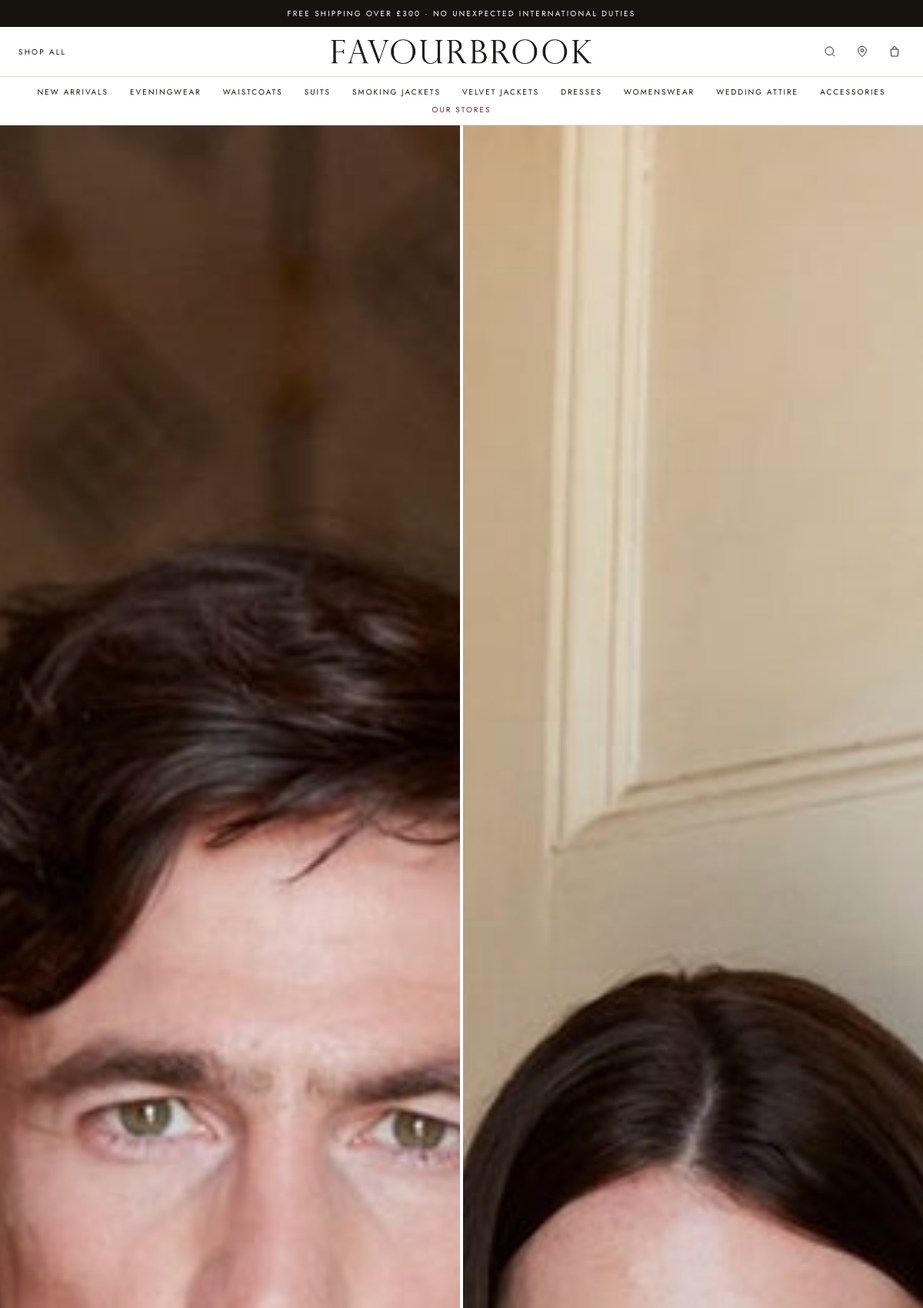
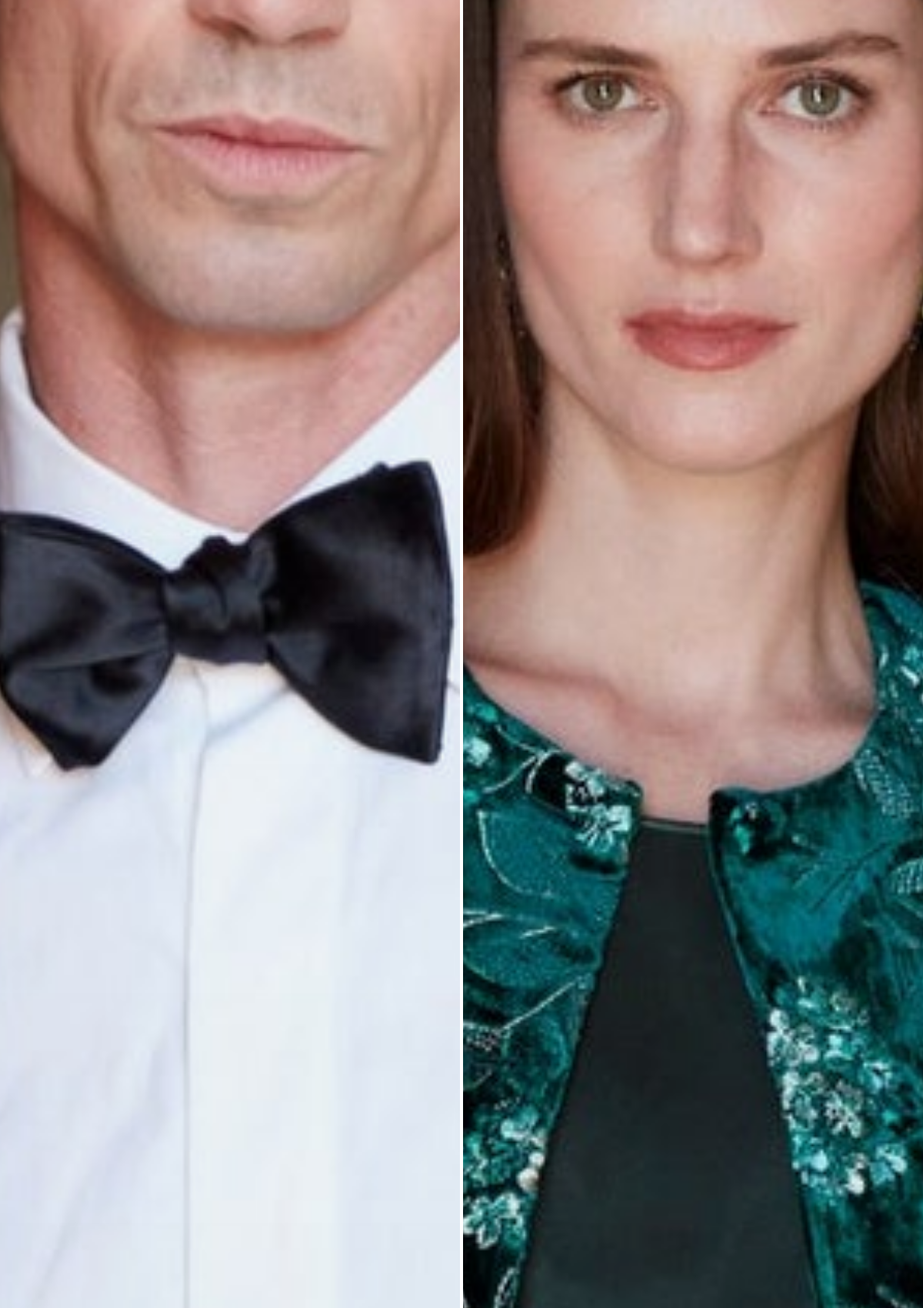
The page / (upper part) on the database its author committed (2 pictures, top to bottom).
### core/models.py (models this page shows, shortened)
class SiteSettings(models.Model):
    brand_name = models.CharField(max_length=120, default="Favourbrook")
    tagline = models.CharField(max_length=120, default="Piccadilly Arcade, London")
    logo = models.ImageField(upload_to="home/", blank=True, help_text="Dark logo for light backgrounds.")
    logo_white = models.ImageField(upload_to="home/", blank=True, help_text="White logo for the footer.")
    announcement = models.CharField(max_length=160, default="Free shipping over £300 · No unexpected international duties")
    currency_symbol = models.CharField(max_length=4, default="£")
    email = models.EmailField(default="customerservices@favourbrook.com")
    phone = models.CharField(max_length=40, default="+44 (0)20 7493 5464")
    address = models.CharField(max_length=200, default="18-19 Piccadilly Arcade, London SW1Y 6NH")
    instagram_url = models.URLField(blank=True, default="https://www.instagram.com/favourbrook")
    facebook_url = models.URLField(blank=True, default="https://www.facebook.com/favourbrook")
    pinterest_url = models.URLField(blank=True, default="https://www.pinterest.com/favourbrook")
    about_text = models.TextField(default="Favourbrook perfectly craft made-to-measure menswear and womenswear from our flagship store at 18-19 Piccadilly Arcade, London. Discover waistcoats, eveningwear and occasionwear, handmade in the UK.")
    newsletter_heading = models.CharField(max_length=80, default="Stay in touch.")
    newsletter_text = models.CharField(max_length=200, default="Be the first to know about new collections, private events and seasonal edits.")
    footer_note = models.CharField(max_length=160, default="© Favourbrook 2026. All rights reserved.")
    class Meta:
        verbose_name_plural = "Site settings"
    @classmethod
    def load(cls):
        obj, _ = cls.objects.get_or_create(pk=1)
        return obj

class Category(models.Model):
    name = models.CharField(max_length=120)
    slug = models.SlugField(max_length=140, unique=True)
    intro = models.TextField(blank=True)
    show_in_nav = models.BooleanField(default=False)
    nav_order = models.PositiveIntegerField(default=0)
    class Meta:
        ordering = ["nav_order", "name"]
        verbose_name_plural = "Categories"

class HeroPanel(models.Model):
    kicker = models.CharField(max_length=80, default="Autumn/Winter '26")
    title = models.CharField(max_length=120)
    image = models.ImageField(upload_to="home/")
    link = models.CharField(max_length=200)
    button_label = models.CharField(max_length=40, default="Shop Now")
    order = models.PositiveIntegerField(default=0)
    is_active = models.BooleanField(default=True)
    class Meta:
        ordering = ["order", "id"]

### core/views.py (the view)
# urls.py: path("", views.home, name="home"),
def home(request):
    context = {
        "panels": HeroPanel.objects.filter(is_active=True),
        "rows": ProductRow.objects.filter(is_active=True).select_related("collection"),
        "editorials": EditorialCard.objects.filter(is_active=True, group="editorial"),
        "info_cards": EditorialCard.objects.filter(is_active=True, group="info"),
        "feature": FeatureBlock.objects.filter(is_active=True).first(),
        "wide_hero": WideHero.objects.filter(is_active=True).first(),
        "about": AboutBand.objects.first(),
        "usps": UspIcon.objects.all(),
    }
    return render(request, "core/home.html", context)

### core/context_processors.py (called while the page is built)
def site(request):
    cart = request.session.get("cart", {})
    cart_count = sum(cart.values())
    return {
        "site": SiteSettings.load(),
        "nav_categories": Category.objects.filter(show_in_nav=True),
        "cart_count": cart_count,
        "footer_pages": Page.objects.all(),
    }

### core/models.py (called while the page is built)
    def products(self):
        return self.collection.products.filter(available=True)[:self.limit]

    @property
    def on_sale(self):
        return bool(self.compare_price and self.compare_price > self.price)

### templates/core/home.html (shortened to what this page needs)
{% extends "core/base.html" %}
{% block content %}
  {% if panels %}
  <section class="grid grid-cols-1 sm:grid-cols-2 gap-0 sm:gap-1" aria-label="Featured collections">
    {% for panel in panels %}
    <a href="{{ panel.link }}" class="hero-panel group relative block overflow-hidden bg-ivory">
      <img src="{{ panel.image.url }}" alt="{{ panel.title }}" class="w-full h-[72vh] sm:h-[86vh] object-cover" {% if not forloop.first %}loading="lazy"{% endif %} width="1600" height="1920">
      <div class="absolute inset-0 bg-gradient-to-t from-black/55 via-black/5 to-transparent"></div>
    </a>
    {% endfor %}
  </section>
  {% endif %}
{% endblock %}

### templates/core/base.html (shortened to what this page needs)
{% load static %}
<!DOCTYPE html>
<html lang="en">
<head>
  <script src="https://cdn.tailwindcss.com"></script>
  <link rel="stylesheet" href="{% static 'css/site.css' %}">
</head>
<body class="bg-white text-ink font-sans antialiased">
  <div class="bg-ink text-white text-center text-[10px] tracking-[0.22em] uppercase px-4 py-2.5">
    <a href="{% url 'page' 'delivery-and-returns' %}" class="inline-block hover:text-gold transition-colors">{{ site.announcement }}</a>
  </div>
  <header class="bg-white border-b border-line sticky top-0 z-40">
    <div class="max-w-[1400px] mx-auto px-4 sm:px-6 py-4 grid grid-cols-[1fr_auto_1fr] items-center gap-2">
      <div class="flex items-center">
        <a href="{% url 'catalog' %}" class="hidden lg:inline-block text-[10px] tracking-[0.22em] uppercase hover:text-wine transition-colors">Shop All</a>
      </div>
      <a href="{% url 'home' %}" class="block justify-self-center" aria-label="{{ site.brand_name }} home">
        {% if site.logo %}
        <img src="{{ site.logo.url }}" alt="{{ site.brand_name }}" class="h-6 sm:h-8 w-auto" width="1213" height="114">
        {% else %}
        <span class="block font-serif text-2xl sm:text-3xl tracking-[0.18em] uppercase">{{ site.brand_name }}</span>
        {% endif %}
      </a>
      <div class="flex items-center justify-end gap-3 sm:gap-4">
        <button id="search-btn" aria-label="Search" aria-expanded="false" aria-controls="search-bar" class="p-1 hover:text-wine transition-colors">
          <svg viewBox="0 0 24 24" fill="none" stroke="currentColor" stroke-width="1.2" class="w-[18px] h-[18px]"><circle cx="11" cy="11" r="7"/><path d="m20 20-3.6-3.6"/></svg>
        </button>
        <a href="{% url 'page' 'our-stores' %}" aria-label="Our stores" class="hidden sm:block p-1 hover:text-wine transition-colors">
          <svg viewBox="0 0 24 24" fill="none" stroke="currentColor" stroke-width="1.2" class="w-[18px] h-[18px]"><path d="M12 21s7-6.3 7-11a7 7 0 1 0-14 0c0 4.7 7 11 7 11Z"/><circle cx="12" cy="10" r="2.6"/></svg>
        </a>
        <a href="{% url 'cart_detail' %}" aria-label="Basket{% if cart_count %}, {{ cart_count }} items{% endif %}" class="relative p-1 hover:text-wine transition-colors">
          <svg viewBox="0 0 24 24" fill="none" stroke="currentColor" stroke-width="1.2" class="w-[18px] h-[18px]"><path d="M5.5 8h13l-1 12h-11l-1-12Z"/><path d="M9 8V6.5a3 3 0 0 1 6 0V8"/></svg>
        </a>
      </div>
    </div>
    <nav class="hidden lg:block border-t border-line" aria-label="Main">
      <div class="max-w-[1400px] mx-auto px-4 sm:px-6 flex justify-center flex-wrap gap-x-7 gap-y-2 py-3 text-[10px] tracking-[0.2em] uppercase">
        {% for c in nav_categories %}
        <a href="{% url 'collection' c.slug %}" class="nav-link hover:text-wine transition-colors">{{ c.name }}</a>
        {% endfor %}
        <a href="{% url 'page' 'our-stores' %}" class="nav-link text-wine hover:text-winedark transition-colors">Our Stores</a>
      </div>
    </nav>
  </header>
  <main id="main">
    {% block content %}{% endblock %}
  </main>
</body>
</html>

### static/css/site.css (style rules this page uses)
:root { --ink: #16130f; --ivory: #f6f2ea; --wine: #7b2233; --wine-dark: #5e1a27; --gold: #a8874f; --line: #e3ddd2; --muted: #6f6a61; }
html { scroll-behavior: smooth; }
body { overflow-x: hidden; }
body { scrollbar-width: thin; scrollbar-color: var(--ink) var(--ivory); }
.hero-panel img { animation: heroZoom 12s ease-out forwards; }
.nav-link { position: relative; }
.nav-link::after { content: ""; position: absolute; left: 0; right: 0; bottom: -4px; height: 1px; background: currentColor; transform: scaleX(0); transform-origin: center; transition: transform 0.35s ease; }

### rows shown on the page
SiteSettings: announcement "FREE SHIPPING OVER £300 · NO UNEXPECTED INTERNATIONAL DUTIES", logo (picture)
Category: name "NEW ARRIVALS"
Category: name "EVENINGWEAR"
Category: name "WAISTCOATS"
Category: name "SUITS"
Category: name "SMOKING JACKETS"
Category: name "VELVET JACKETS"
Category: name "DRESSES"
Category: name "WOMENSWEAR"
Category: name "WEDDING ATTIRE"
Category: name "ACCESSORIES"
HeroPanel: image (picture)
HeroPanel: image (picture)
